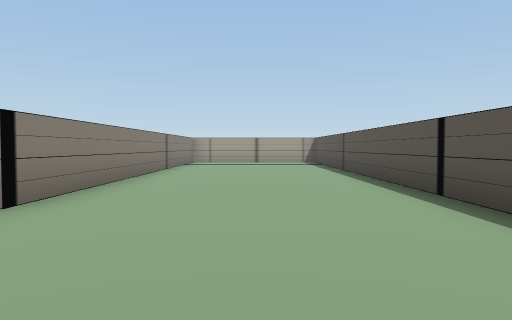
View 1 (above)

24 first-person views from a walk through a Unity game level. The camera is 0.62 m above the floor, tilts 2° down and sees 70° across. The floor is counted in squares, 1 m on a side. Each view is taken from the middle of a square. On the plan, view 1 faces up. The plan holds only what a view shows up to about 10 squares ahead; the rest is blank. The place goes on beyond the plan. The player is left out. Some animated figures are left out.

View 2
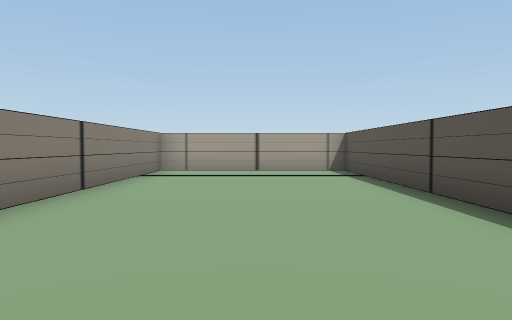

View 3
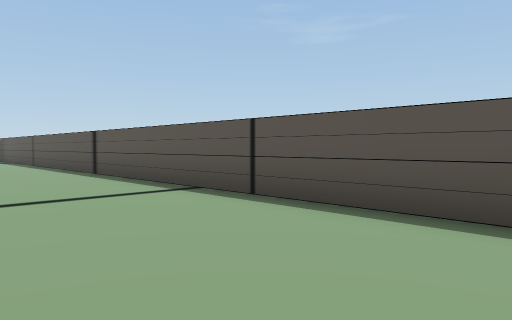

View 4
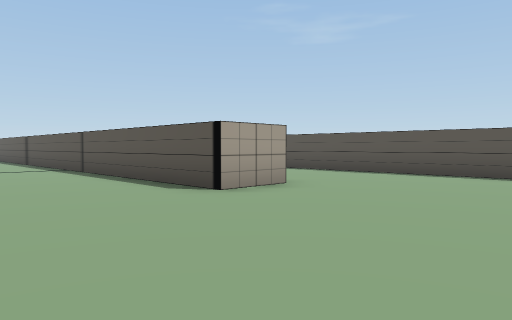

View 5
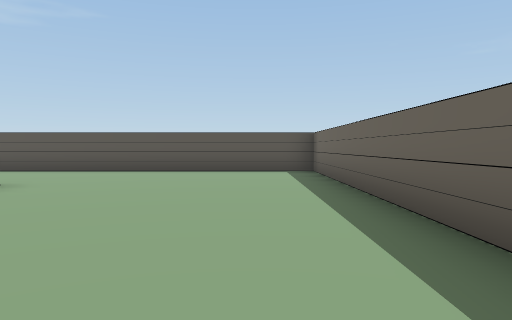

View 6
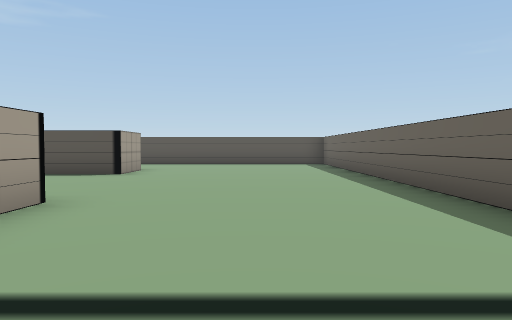

View 7
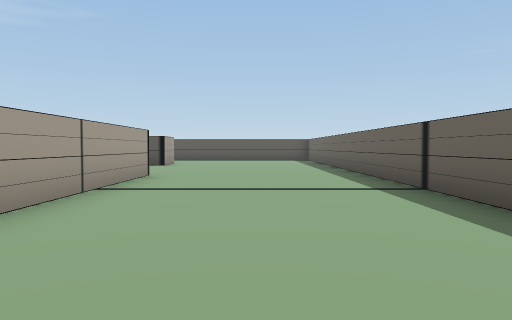

View 8
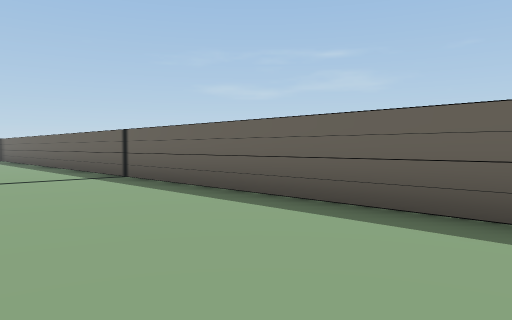

View 9
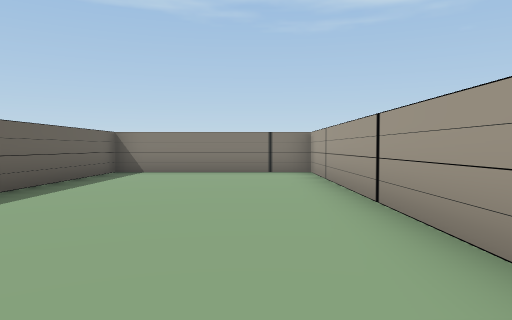

View 10
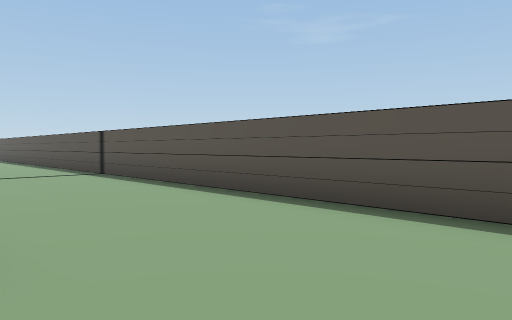

View 11
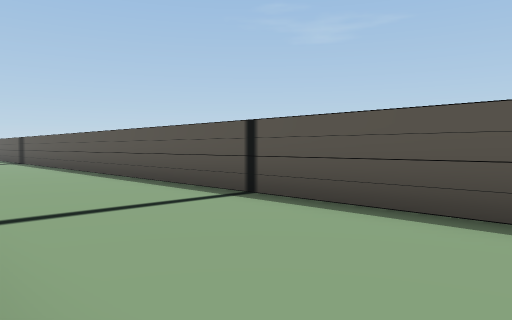

View 12
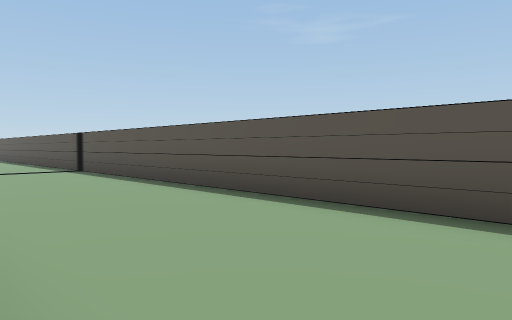

View 13
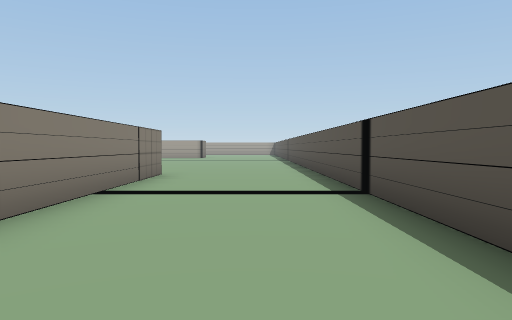

View 14
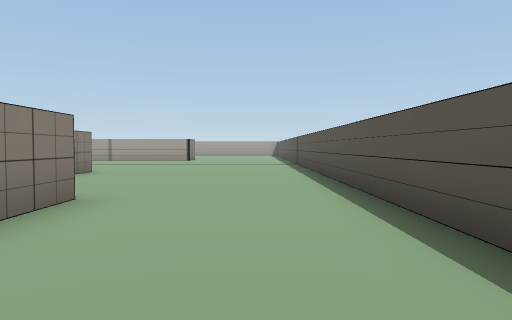

View 15
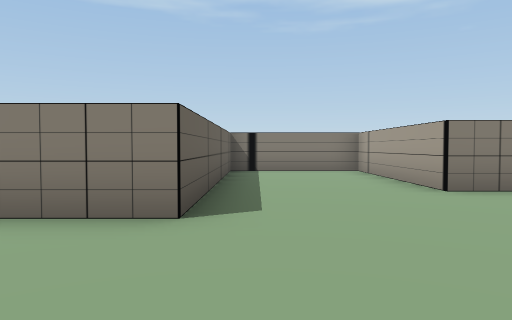

View 16
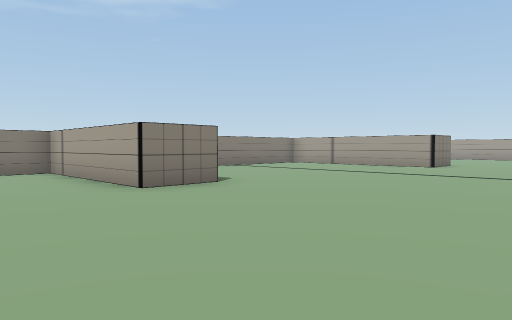

View 17
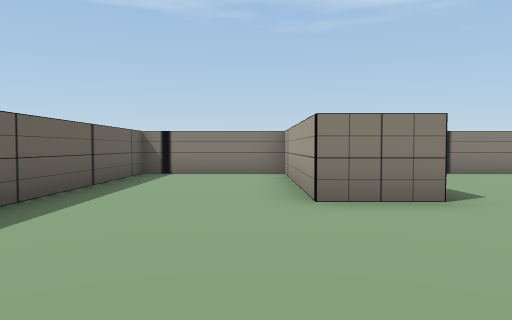

View 18
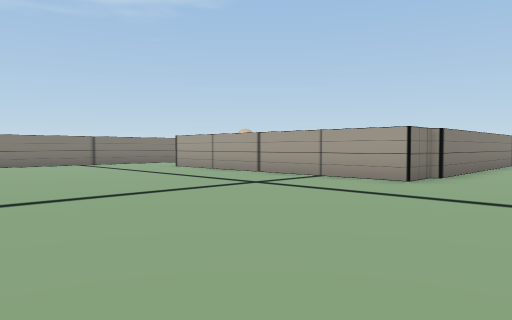

View 19
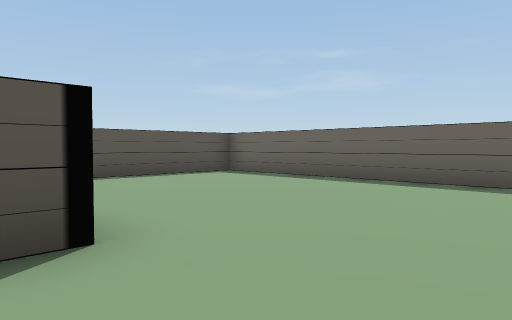

View 20
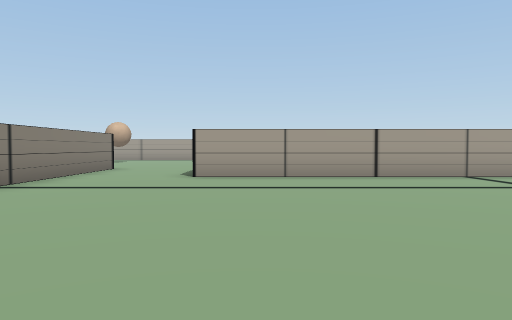

View 21
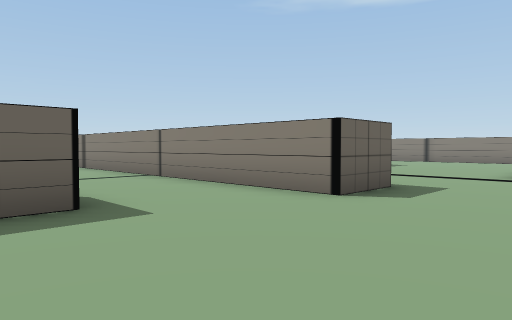

View 22
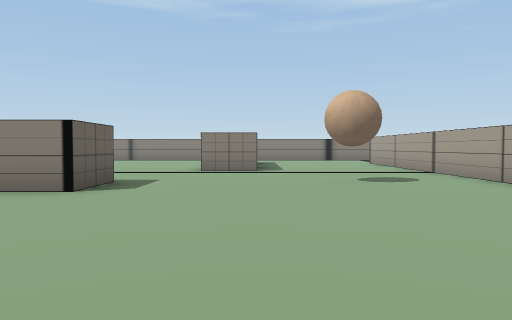

View 23
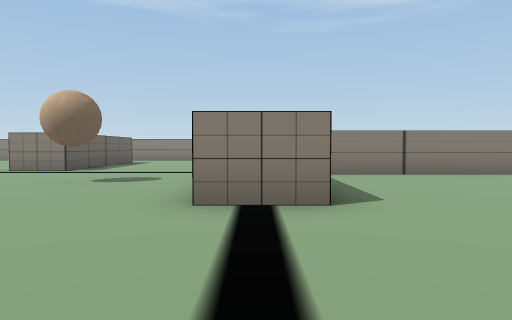

View 24
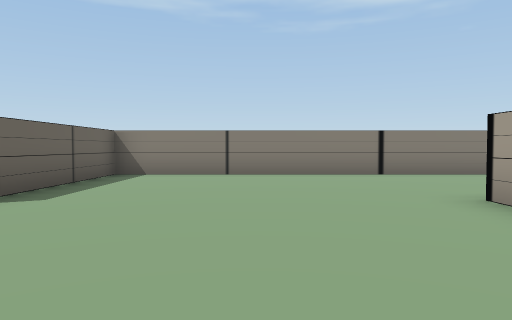

### Floor plan
Points are (right, up) in squares from view 1. A wall is a line through its corners. A room is listed if a view was taken in it or the views show most of it. See-through windows are left out.
Room 1 (views 1, 2, 3, 4, 5, 6, 7, 8, 9, 10, 11, 12, 13, 14, 15, 16, 17, 18, 19, 20)
walls: (-1.9, -6.6) (-13.1, -6.6) (-13.1, -11.5) (7.5, -11.5) (7.5, 22); (3.9, -5.9) (2.4, -5.9) (2.4, 14.7) (-2.5, 14.7) (-2.5, 2.6) (-10.4, 2.6); (-13.1, 2.6) (-13.1, -2.1); (1.9, 21.2) (1.9, 19.7) (-2.5, 19.7) (-2.5, 16.3) (3.8, 16.3) (3.8, 11)
ways out: opening at (-11.5, 3.5) to room 2
Room 2 (views 21, 22, 23, 24)
walls: (-18, 8) (-17.5, 8) (-17.5, 6.5); (-14.6, 5.5) (-13.1, 5.5) (-13.1, 2.6); (-14.1, 12.3) (-18.1, 12.3); (-10.4, 4.2) (-9.6, 4.2); (-11.9, 13.9) (-11.9, 12.2); (-11.8, 19.7) (-12.2, 19.7); (-16.3, 22.2) (-16.3, 13.8) (-12.5, 13.8)
ways out: opening at (-11.5, 3.5) to room 1
objects: ball (-15, 10)

Positions as (right, up) in squares from view 1, and headings:
1: (0, 0), facing up
2: (0, 5), facing up
3: (-1, -4), facing up-right
4: (-1, -10), facing up-right
5: (-2, -10), facing right
6: (-6, -9), facing right
7: (-10, -9), facing right
8: (-12, -8), facing down-right
9: (-4, -8), facing left
10: (4, -8), facing up-right
11: (4, -3), facing up-right
12: (4, 3), facing up-right
13: (6, 8), facing up
14: (6, 12), facing up
15: (7, 17), facing left
16: (7, 17), facing up-left
17: (6, 19), facing left
18: (0, -4), facing up-left
19: (0, -5), facing down-right
20: (-9, -5), facing up
21: (-9, 8), facing down-left
22: (-8, 8), facing left
23: (-8, 13), facing left
24: (-8, 17), facing left
